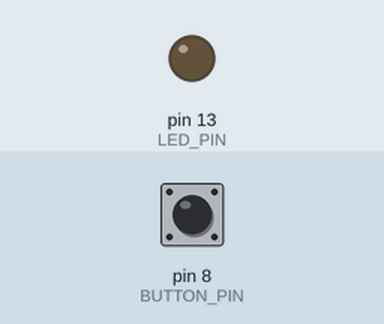
This sketch was run on a simulated Arduino Uno, built with avr-gcc and run on an emulated ATmega328P. Parts: output pins drawn as LEDs (lit = HIGH). The inputs (shaded band) are chosen by the test bench; at power-on: pin 8 (BUTTON_PIN) LOW.

Above: at 1.2 s.
1.3 s: pin 8 (BUTTON_PIN) pulled HIGH for 0.15 s
At 1.9 s:
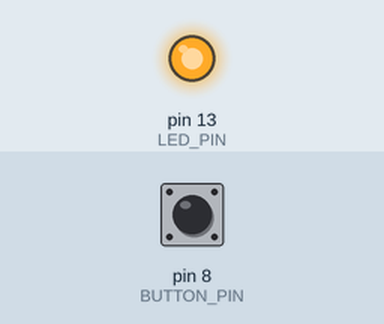
2.9 s: pin 8 (BUTTON_PIN) pulled HIGH for 1 s
At 4.3 s:
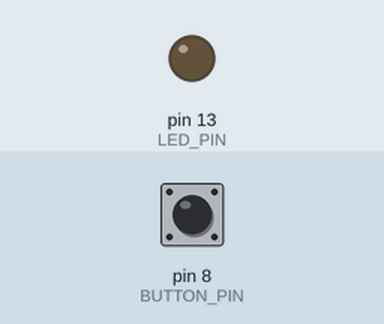
5.4 s: pin 8 (BUTTON_PIN) pulled HIGH for 3.2 s
At 6.2 s:
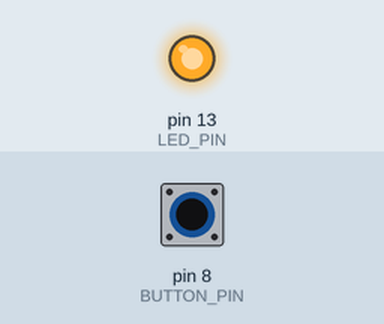
Timing chart, 0 to 8.4 s (numbered marks = the images above; inputs shaded):
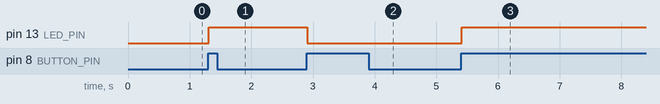

The sketch:

prog1_ex0207.ino
```cpp
/*prog1_ex0203:ボタンを1回押したらLED点灯継続*/
#define LED_PIN 13
#define BUTTON_PIN 8


int button_state=0;//ボタンが押されているか記録するための変数
int button_state_old=0; //button_stateの1つ前の値を記録するための変数
int led_state=0;//LEDの点灯状態を記録するための変数（0：消灯、1:点灯）
void setup() {
  // put your setup code here, to run once:
pinMode(LED_PIN,OUTPUT);
pinMode(BUTTON_PIN,INPUT);//ボタンがつながっているピンを入力に設定
}


void loop() {
  // put your main code here, to run repeatedly:
button_state=digitalRead(BUTTON_PIN);//ボタンがつながっているピンの電圧レベルをチェック
/*LED点灯状態の判定*/
if((button_state==HIGH) && (button_state_old==LOW))//ボタンが押された
{
if(led_state==1)//LED点灯状態を変更
{led_state=0;
}
else
{led_state=1;
}
  delay(10);//ちょっと待つ
}
 button_state_old = button_state; //ボタン状態の記録を更新
/*LED点灯・消灯処理*/
if(led_state==1)//LED点灯状態がONなら
{
  digitalWrite(LED_PIN,HIGH);//ON
}
else
{
  digitalWrite(LED_PIN,LOW);
}
}
```

Measured:
- after the input at 1.3 s, pin 13 (LED_PIN): LOW → HIGH at once
- after the input at 2.9 s, pin 13 (LED_PIN): HIGH → LOW at once
- after the input at 5.4 s, pin 13 (LED_PIN): LOW → HIGH at once
